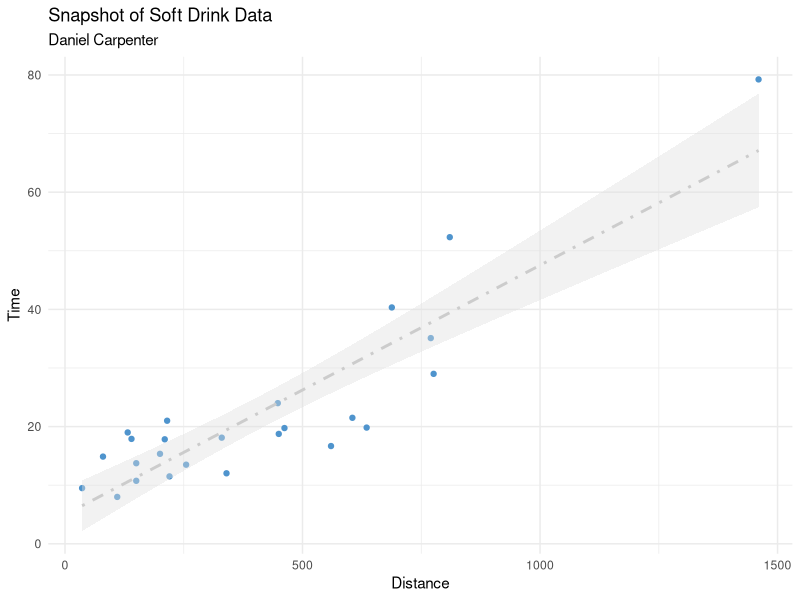
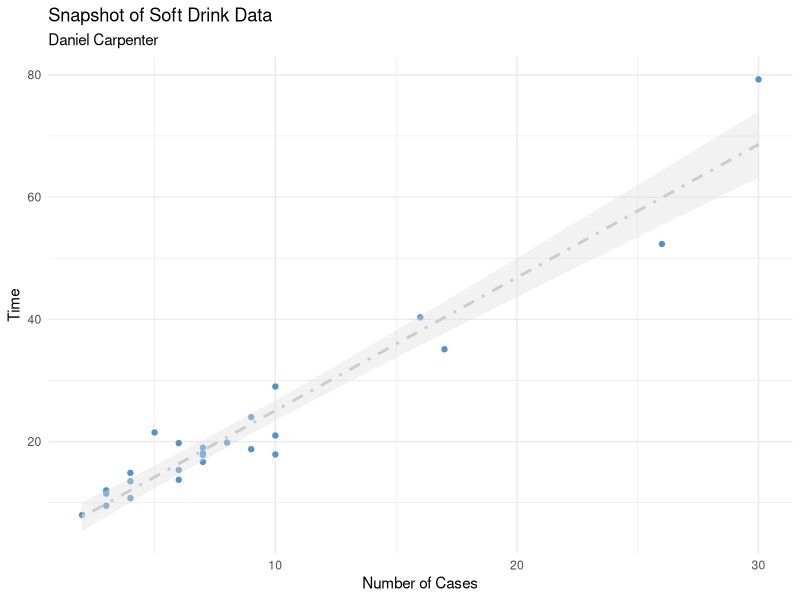

The R source for these figures, in order:
## ---- chunk 1
knitr::opts_chunk$set(
	echo = TRUE,
	include = TRUE,
	message = FALSE,
	warning = FALSE
)
## ---- chunk 2
# The JAGS Model
modelString = 
  "
  model {
  
    # model’s likelihood 
    for (i in 1:n) { 
      time[i] ~ dnorm( mu[i], tau ) # stochastic componenent 
      
      # link and linear predictor 
      # In JAGS, ilogit is logistic. Use logistic since not 0/1 predicted values
      mu[i] <- beta0 + (beta1 * cases[i]) + (beta2 * distance[i]) 
    }
  
    # prior distributions 
    tau   ~ dgamma( 0.01, 0.01 ) 
    beta0 ~ dnorm(  0.0, 1.0E-4)  # Check! 
    beta1 ~ dnorm(  0.0, 1.0E-4)  # Check! 
    beta2 ~ dnorm(  0.0, 1.0E-4) 
  }
  "
## ---- chunk 3
# Data from soft drink experiment. See details below
dataList  = 
  list(n = 25,
       
       # Total Service time (predicted variable)
       # Measure: minutes
       time = c(16.68, 11.5, 12.03, 14.88, 
                13.75, 18.11, 8, 17.83, 79.24, 
                21.5, 40.33, 21, 13.5, 19.75, 
                24, 29, 15.35, 19, 9.5, 35.1,
                17.9, 52.32, 18.75, 19.83, 10.75), 
       
       # Distance an employee walks on foot to the vending machine 
       # (predictor variable 1)
       # Measure: feet
       distance = c(560, 220, 340, 80, 150, 330, 
                    110, 210, 1460, 605, 688, 215,
                    255, 462, 448, 776, 200, 132, 
                    36, 770, 140, 810, 450, 635, 150),
       
       # Number of cases of stocked products to restock
       # (predictor variable 2)
       # Measure: Number of cases of product
       cases = c( 7, 3, 3, 4, 6, 
                  7, 2, 7, 30, 5, 
                  16, 10, 4, 6, 9,
                  10, 6, 7, 3, 17, 
                  10, 26, 9, 8, 4) 
       )
## ---- chunk 4
require(tidyverse)
require(ggplot2)

# Function to see data: how does prediced value compare to the predictor?
getGLMPlot <- function(predictedValue, predictor, ...)
{
  df <- data.frame(predictedValue, predictor)
  colnames(df) <- c('predictedValue', 'predictor')
  
  plot.glm <- df %>% 
    ggplot(aes(y = predictedValue,
               x = predictor)) +
    labs(title    = 'Snapshot of Soft Drink Data',
         subtitle = 'Daniel Carpenter',
         ...) +
    theme_minimal() +
    geom_point(color = 'steelblue3') + 
    geom_smooth(method = 'glm',
                color = 'grey80',
                linetype = 'dotdash',
                fill = 'grey87')
  
  print(plot.glm)
}

# Distance as a predictor
getGLMPlot(predictedValue = dataList$time    , y = 'Time',
           predictor      = dataList$distance, x = 'Distance')

# Num. Cases as a predictor
getGLMPlot(predictedValue = dataList$time, y = 'Time',
           predictor      = dataList$cases, x = 'Number of Cases')

## ---- chunk 5
# Model Name and Root
fileNameRoot= "Task 1 JAGS Output (Soft Drinks)/" # Directory
modelName   = 'SoftDrinks'      # Name of the model for File Naming


## MCMC Controls
adaptSteps  = 500               # Number of steps to adapt the samplers
burnInSteps = 1000              # Number of steps to burn-in the chains
nChains     = 3                 # nChains should be 2 or more for diagnostics 
nIter       = 10000             # Total Number of iterations to perform


## Parameter Definitions
parameters  = c("tau",          # The parameters to be monitored
                "beta0", 
                "beta1", 
                'beta2') 
initsList   = list( tau   = 1,  # Initial parameter values
                    beta0 = 1, 
                    beta1 = 0, 
                    beta2 = 0 )
